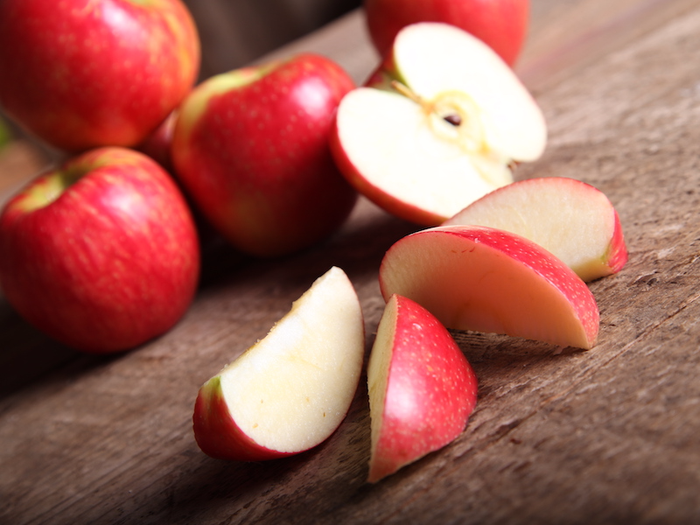
#> input picture sat/apple.png, 700 x 525 px
$ python sat.py
#> lines starting #> are read from the running program, lines starting #| are printed output that depends on the picture
import cv2
import numpy as np
from math import floor
from random import uniform

def sat(image,T,S,R):
	resT = randomTranslate(image,T)
	resR = randomRotate(resT,R)
	resS = randomScale(resR,S)
	return resS

def randomTranslate(image,T):
	height, width = image.shape[:2]

	Tx = uniform(-T,T)
	Ty = uniform(-T,T)
	new_height, new_width = height * Ty, width * Tx

	T = np.float32([[1, 0, new_width], [0, 1, new_height]])

	res = cv2.warpAffine(image, T, (width, height))
	return res

def randomRotate(image,R):
	height, width = image.shape[:2]
	r_Deg = uniform(-R,R)
	M = cv2.getRotationMatrix2D((width / 2, height / 2), r_Deg, 1)
	res = cv2.warpAffine(image, M, (width, height))
	return res

def randomScale(image,S):
	height, width = image.shape[:2]
	print(height,width)
	ds = uniform(1-S,1+S) #s=0.1, 0.01,0.5
	h_new = ds * height
	w_new = ds * width
	h_half_orig = int (height/2)
	w_half_orig = int (width/2)
	h_half_new  = int (h_new/2)
	w_half_new  = int (w_new/2)

# if (ds>1):
	res = cv2.resize(image, (int(w_new), int(h_new)))
	if(ds>1):
		res1 = res[h_half_new-h_half_orig:h_half_new+h_half_orig,w_half_new-w_half_orig:w_half_new+w_half_orig]
	else:
		res1 = np.full((height,width,3), (0,0,0), dtype=np.uint8)
		res1[h_half_orig-h_half_new:h_half_new+h_half_orig,w_half_orig-w_half_new:w_half_new+w_half_orig] = res

	return res1

if __name__ == '__main__':
	image = cv2.imread('apple.png')
#> image is the input picture: shape (525, 700, 3); mean B, G, R 86.3, 96.7, 157.5
	height, width = image.shape[:2]
#> height = 525; width = 700
	print(height,width)
#| 525 700
	T = 0.3
	S = 0.3
	R = 20
	img = sat(image,T,S,R)
#> in randomTranslate, `res = cv2.warpAffine(image, T, (width, height))`:
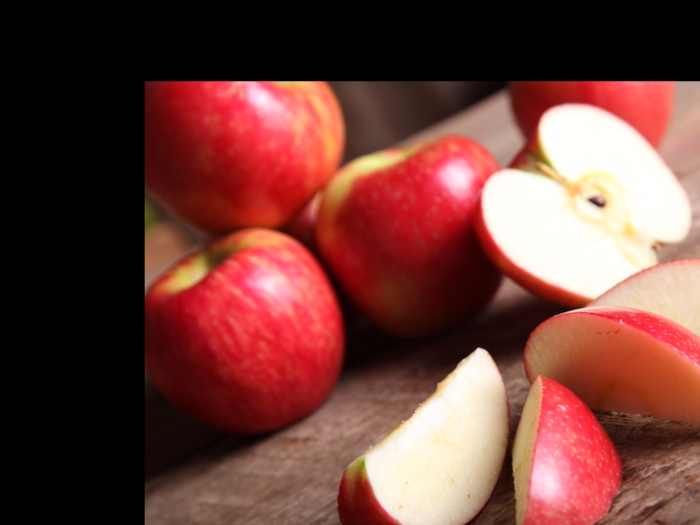
#> res: shape (525, 700, 3); mean B, G, R 57.7, 63.8, 112.8
#> in randomRotate, `res = cv2.warpAffine(image, M, (width, height))`:
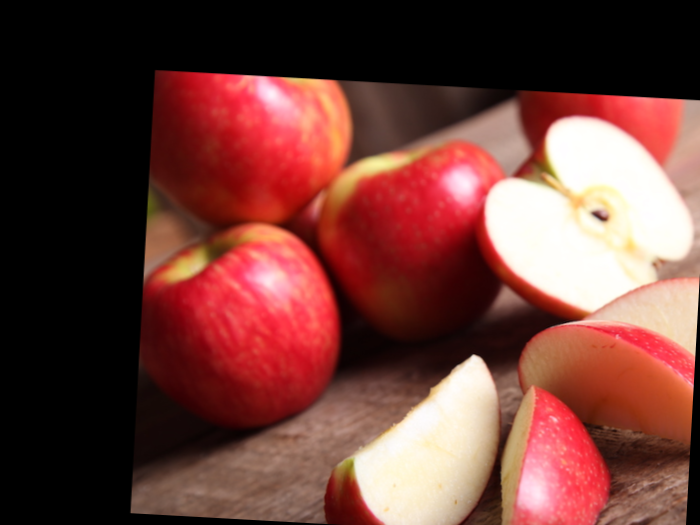
#> res: shape (525, 700, 3); mean B, G, R 56.7, 62.7, 111
#| 525 700
#> (the run stopped early here; a loop or call above may not have finished)
